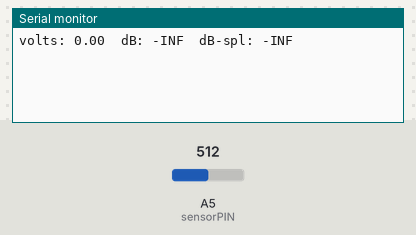
The sketch below on a simulated Arduino Uno, built with avr-gcc and run on an emulated ATmega328P. On the bench: the last lines printed to the serial monitor. The inputs (shaded band) are chosen by the test bench; at power-on: A5 (sensorPIN) = 512.

Above: at 1.2 s.
1.3 s: A5 (sensorPIN) set to 716
At 2.5 s:
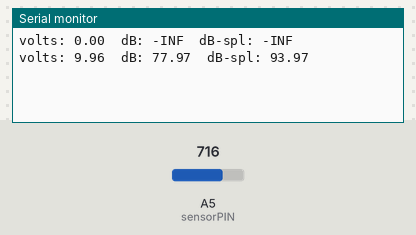
3.5 s: A5 (sensorPIN) set to 900
At 4.8 s:
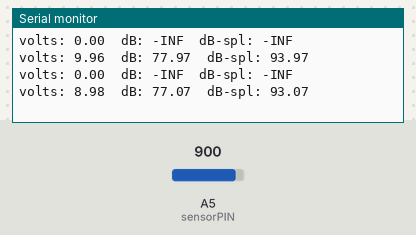

The sketch:

probando_mic_MAX9814_db_2.ino
```cpp
/*
 *** references
http://forum.arduino.cc/index.php?topic=432991.msg2988230#msg2988230
http://audiojudgement.com/how-to-calculate-decibels/
https://www.luisllamas.es/medir-sonido-con-arduino-y-microfono-amplificado-max9812/

--- connections ------
MAX-9812  Arduino
VCC       5V
GND       GND
OUT       A0

 */

const int sensitivity = -58;     // microphone sensitivity in dB
const int gain = 20;             // op-amp gain dB
const int sensorPIN = A5;
const int sampleWindow = 1000;  //sample for 1000 milliseconds
unsigned int sample;

void setup()
{
   Serial.begin(9600);
}

void loop()
{

   unsigned long startMillis= millis();  // Start of sample window
   unsigned int peakToPeak = 0;         // peak-to-peak level
   unsigned int signalMax = 0;
   unsigned int signalMin = 1024;       // 10 bit ADC = 2^10

   // collect data for Sample window width in mS
   while (millis() - startMillis < sampleWindow)
   {
      sample = analogRead(sensorPIN);

      if (sample < 1024)  // toss out spurious readings
      {
         // see if you have a new maxValue
         if (sample > signalMax)
         {
            signalMax = sample;  // save just the max levels
         }
         else if (sample < signalMin)
         {
            signalMin = sample;  // save just the min levels
         }
      }
   }
   peakToPeak = signalMax - signalMin;               // max - min = peak-peak amplitude

   double volts = ((peakToPeak * 5.0) / 1024)*10;    // convert to volts,gain 20db  = 10V
                                                     // Uno/Mega analogRead() voltages between 0 and 5 volts into integer values between 0 and 1023
                                                     // change if have different board


      // https://electronics.stackexchange.com/questions/96205/how-to-convert-volts-in-db-spl
      // The microphone sensitivity is -58db, so V RMS / PA is 0.001259
      // conversion using : http://www.sengpielaudio.com/calculator-gainloss.htm
   double volts_db = 20*log10(volts/0.001259);


     //  94 is a 1 Pa expressed as dB SPL
     // https://support.biamp.com/General/Audio/Microphone_sensitivity
     // https://forums.adafruit.com/download/file.php?id=38278&sid=3f8400ec828f5b22ed3be3ef64eb4e86
   double spl_db = volts_db + 94 + sensitivity - gain;

   // Output results
   Serial.print("volts: " + String(volts) );
   Serial.print("\t");                        // prints a tab
   Serial.print("dB: " + String(volts_db) );
   Serial.print("\t");
   Serial.println("dB-spl: " + String(spl_db) );
}
```

Measured:
- after the input at 1.3 s, the serial monitor: prints a new line after 0.70 s (image 1)
- after the input at 3.5 s, the serial monitor: prints a new line after 0.50 s (image 2)
